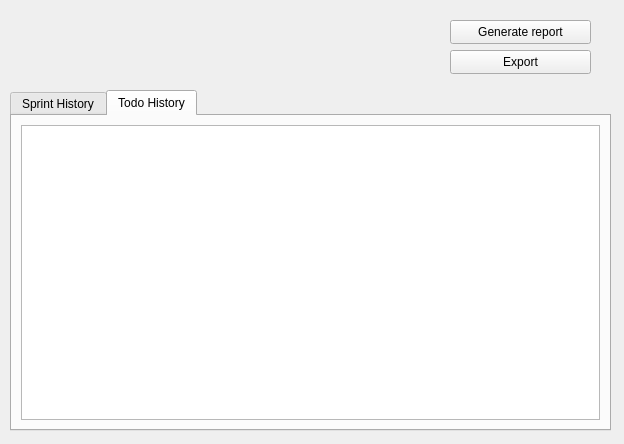
<?xml version="1.0" encoding="UTF-8"?>
<ui version="4.0">
 <class>HistoryWindow</class>
 <widget class="QWidget" name="HistoryWindow">
  <property name="geometry">
   <rect>
    <x>0</x>
    <y>0</y>
    <width>624</width>
    <height>444</height>
   </rect>
  </property>
  <property name="windowTitle">
   <string>History</string>
  </property>
  <widget class="QTabWidget" name="historyTab">
   <property name="geometry">
    <rect>
     <x>10</x>
     <y>90</y>
     <width>601</width>
     <height>341</height>
    </rect>
   </property>
   <property name="currentIndex">
    <number>1</number>
   </property>
   <widget class="QWidget" name="sprintHistoryTab">
    <attribute name="title">
     <string>Sprint History</string>
    </attribute>
    <layout class="QGridLayout" name="gridLayout_2">
     <item row="0" column="0">
      <widget class="QTreeView" name="sprintHistoryView"/>
     </item>
    </layout>
   </widget>
   <widget class="QWidget" name="taskHistoryTab">
    <attribute name="title">
     <string>Todo History</string>
    </attribute>
    <layout class="QGridLayout" name="gridLayout">
     <item row="0" column="0">
      <widget class="QTreeView" name="taskHistoryView"/>
     </item>
    </layout>
   </widget>
  </widget>
  <widget class="DateRangePicker" name="dateRangePicker" native="true">
   <property name="geometry">
    <rect>
     <x>9</x>
     <y>10</y>
     <width>371</width>
     <height>71</height>
    </rect>
   </property>
   <property name="sizePolicy">
    <sizepolicy hsizetype="Preferred" vsizetype="Fixed">
     <horstretch>0</horstretch>
     <verstretch>0</verstretch>
    </sizepolicy>
   </property>
  </widget>
  <widget class="QPushButton" name="exportButton">
   <property name="geometry">
    <rect>
     <x>450</x>
     <y>50</y>
     <width>141</width>
     <height>24</height>
    </rect>
   </property>
   <property name="sizePolicy">
    <sizepolicy hsizetype="Fixed" vsizetype="Fixed">
     <horstretch>0</horstretch>
     <verstretch>0</verstretch>
    </sizepolicy>
   </property>
   <property name="text">
    <string>Export</string>
   </property>
  </widget>
  <widget class="QPushButton" name="reportButton">
   <property name="enabled">
    <bool>true</bool>
   </property>
   <property name="geometry">
    <rect>
     <x>450</x>
     <y>20</y>
     <width>141</width>
     <height>24</height>
    </rect>
   </property>
   <property name="text">
    <string>Generate report</string>
   </property>
  </widget>
 </widget>
 <customwidgets>
  <customwidget>
   <class>DateRangePicker</class>
   <extends>QWidget</extends>
   <header>src/widgets/DateRangePicker.h</header>
   <container>1</container>
  </customwidget>
 </customwidgets>
 <resources/>
 <connections/>
</ui>
